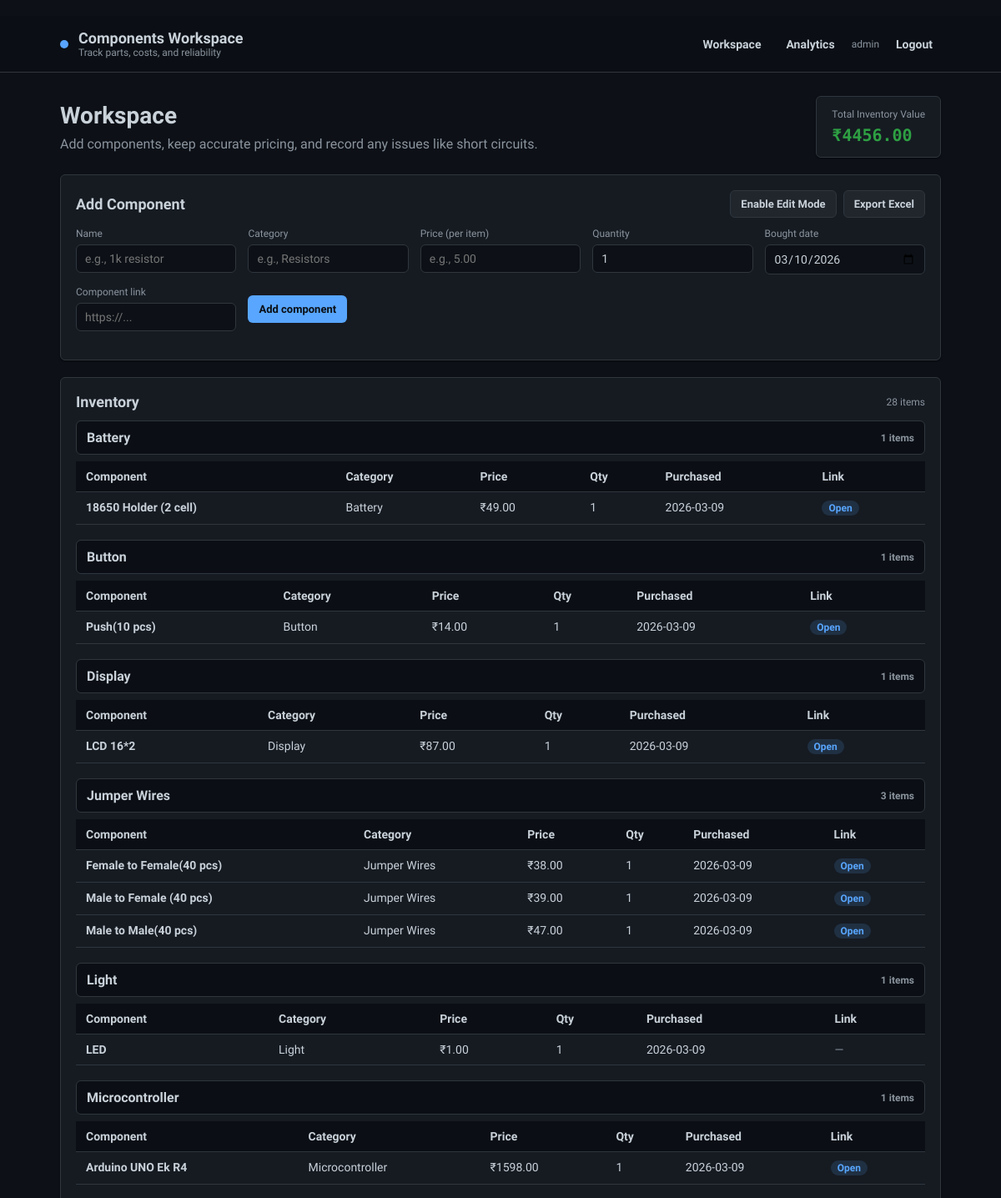
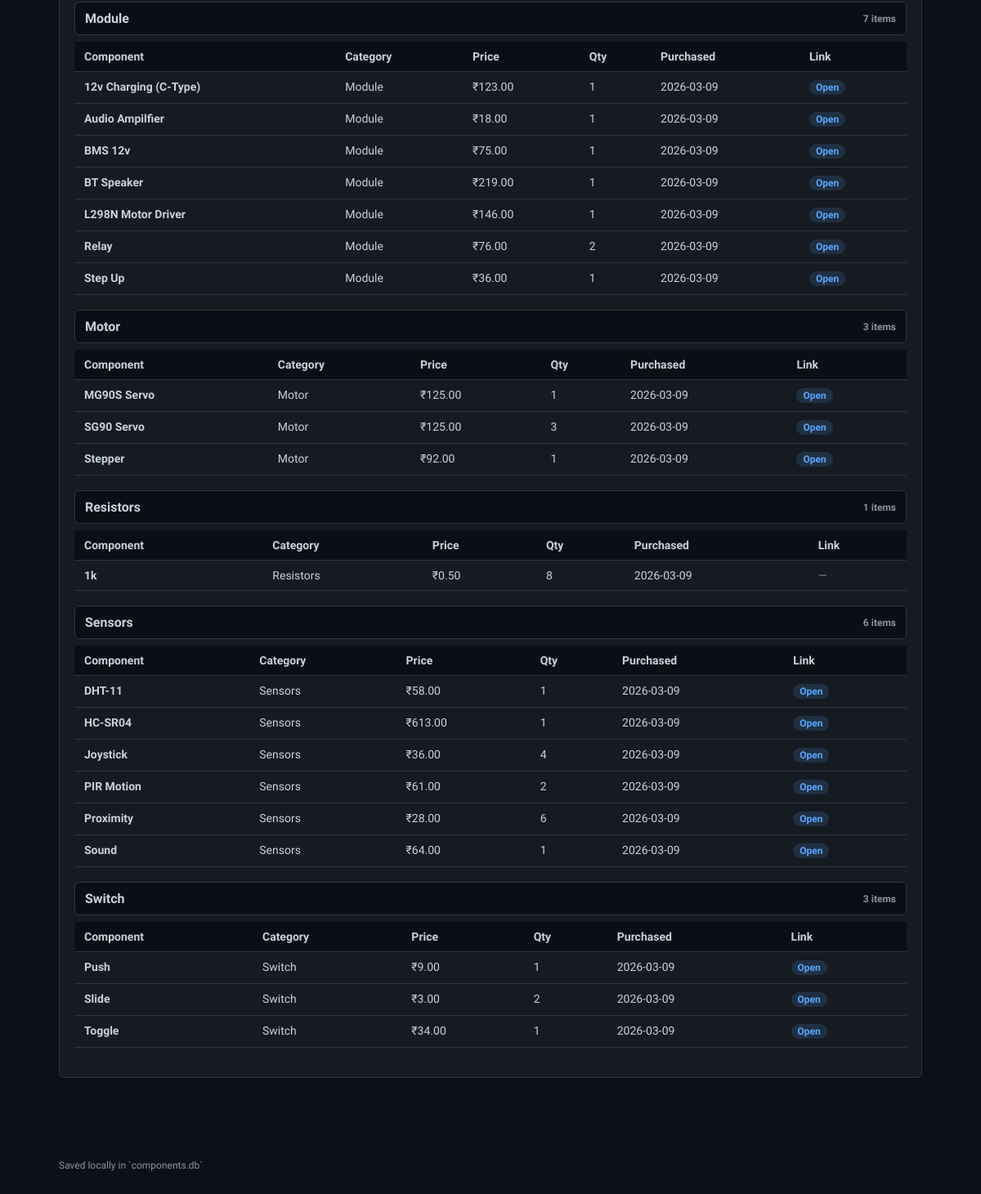
The page / (signed in) on the database its author committed (2 pictures, top to bottom).
### tables this page shows
CREATE TABLE components (
                id INTEGER PRIMARY KEY AUTOINCREMENT,
                name TEXT NOT NULL,
                category TEXT,
                price REAL NOT NULL,
                quantity INTEGER NOT NULL DEFAULT 1,
                bought_date TEXT NOT NULL,
                created_at TEXT NOT NULL,
                updated_at TEXT NOT NULL
            , link TEXT);

### app.py (the view)
@app.route("/")
def index():
    guard = require_login_guard()
    if guard:
        return guard
    with get_db() as conn:
        components = conn.execute(
            """
            SELECT * FROM components
            ORDER BY COALESCE(category, ''), name, bought_date DESC
            """
        ).fetchall()
        categories = conn.execute(
            """
            SELECT DISTINCT category
            FROM components
            WHERE category IS NOT NULL AND TRIM(category) != ''
            ORDER BY category
            """
        ).fetchall()
    total_price = sum(row["price"] * row["quantity"] for row in components)
    today = date.today().isoformat()
    grouped = OrderedDict()
    for row in components:
        key = row["category"] or "Uncategorized"
        grouped.setdefault(key, []).append(row)
    return render_template(
        "index.html",
        components=components,
        grouped_components=grouped,
        categories=[row["category"] for row in categories],
        total_price=total_price,
        today=today,
    )

### app.py (called while the page is built)
def get_db():
    conn = sqlite3.connect(DB_PATH)
    conn.row_factory = sqlite3.Row
    return conn

def ensure_column(conn, table_name: str, column_name: str, column_type: str) -> None:
    existing = conn.execute(f"PRAGMA table_info({table_name})").fetchall()
    if not any(row[1] == column_name for row in existing):
        conn.execute(f"ALTER TABLE {table_name} ADD COLUMN {column_name} {column_type}")

def require_login_guard():
    if REQUIRE_LOGIN and not session.get("user_id"):
        return redirect(url_for("login", next=request.path))
    return None

@app.before_request
def before_request():
    init_db()

@app.context_processor
def inject_flags():
    return {
        "ENABLE_SIGNUP": ENABLE_SIGNUP,
        "REQUIRE_LOGIN": REQUIRE_LOGIN,
        "current_user": session.get("username"),
    }

### templates/index.html (shortened to what this page needs)
﻿{% extends "base.html" %}
{% block content %}
<section class="hero">
  <div>
    <h1>Workspace</h1>
    <p class="muted">Add components, keep accurate pricing, and record any issues like short circuits.</p>
  </div>
  <div class="summary-card">
    <div class="summary-label">Total Inventory Value</div>
    <div class="summary-value">₹{{ '%.2f'|format(total_price) }}</div>
  </div>
</section>
<section class="panel">
  <div class="panel-head">
    <h2>Add Component</h2>
    <div class="panel-actions">
      <button id="toggle-edit" class="ghost">Enable Edit Mode</button>
      <a class="ghost" href="{{ url_for('export') }}">Export Excel</a>
    </div>
  </div>
  <form class="form-grid" action="{{ url_for('add_component') }}" method="post">
    <label>
      Name
      <input type="text" name="name" placeholder="e.g., 1k resistor" required />
    </label>
    <label>
      Category
      <input type="text" name="category" list="category-list" placeholder="e.g., Resistors" />
    </label>
    <label>
      Price (per item)
      <input type="number" step="0.01" min="0" name="price" placeholder="e.g., 5.00" required />
    </label>
    <label>
      Quantity
      <input type="number" min="1" name="quantity" value="1" required />
    </label>
    <label>
      Bought date
      <input type="date" name="bought_date" value="{{ today }}" />
    </label>
    <label>
      Component link
      <input type="url" name="link" placeholder="https://..." />
    </label>
    <div class="form-submit">
      <button type="submit">Add component</button>
    </div>
  </form>
</section>
<section class="panel">
  <div class="panel-head">
    <h2>Inventory</h2>
    <div class="panel-meta">{{ components|length }} items</div>
  </div>
  {% if components %}
  {% for category, items in grouped_components.items() %}
  <div class="category-block">
    <div class="category-title">
      <span>{{ category }}</span>
      <span class="category-count">{{ items|length }} items</span>
    </div>
    <div class="table-wrap">
      <table>
        <thead>
          <tr>
            <th>Component</th>
            <th>Category</th>
            <th>Price</th>
            <th>Qty</th>
            <th>Purchased</th>
            <th>Link</th>
          </tr>
        </thead>
        <tbody>
          {% for item in items %}
          <tr>
            <td>
              <div class="name">{{ item.name }}</div>
            </td>
            <td>{{ item.category or "Uncategorized" }}</td>
            <td>₹{{ '%.2f'|format(item.price) }}</td>
            <td>{{ item.quantity }}</td>
            <td>{{ item.bought_date }}</td>
            <td>
              {% if item.link %}
                <a class="link-chip" href="{{ item.link }}" target="_blank" rel="noopener">Open</a>
              {% else %}
                <span class="muted">—</span>
              {% endif %}
            </td>
          </tr>
          {% endfor %}
        </tbody>
      </table>
    </div>
  </div>
  {% endfor %}
  {% else %}
    <p class="muted">No components yet. Add your first part above.</p>
  {% endif %}
</section>
{% endblock %}

### templates/base.html (shortened to what this page needs)
﻿<!doctype html>
<html lang="en">
  <head>
    <link rel="stylesheet" href="{{ url_for('static', filename='styles.css') }}" />
  </head>
  <body>
    <header class="site-header">
      <div class="brand">
        <span class="brand-dot"></span>
        <div>
          <div class="brand-title">Components Workspace</div>
          <div class="brand-sub">Track parts, costs, and reliability</div>
        </div>
      </div>
      <nav class="nav">
        <a href="{{ url_for('index') }}">Workspace</a>
        <a href="{{ url_for('analytics') }}">Analytics</a>
        {% if current_user %}
          <span class="nav-user">{{ current_user }}</span>
          <a href="{{ url_for('logout') }}">Logout</a>
        {% else %}
          <a href="{{ url_for('login') }}">Login</a>
          {% if ENABLE_SIGNUP %}
            <a class="nav-cta" href="{{ url_for('register') }}">Create account</a>
          {% endif %}
        {% endif %}
      </nav>
    </header>
    <main class="content">
      {% block content %}{% endblock %}
    </main>
    <footer class="site-footer">
      <span>Saved locally in `components.db`</span>
    </footer>
  </body>
</html>

### static/styles.css (style rules this page uses)
:root { --bg: #0d1117; --panel: #161b22; --ink: #c9d1d9; --muted: #8b949e; --accent: #58a6ff; --accent-2: #2ea043; --border: #30363d; --danger: #f85149; --ok: #2ea043; --warn: #d29922; --shadow: 0 1px 2px rgba(1, 4, 9, 0.7); --radius: 6px; }
* { box-sizing: border-box; }
body { margin: 0; font-family: 'Source Sans 3', system-ui, sans-serif; color: var(--ink); background: var(--bg); min-height: 100vh; }
.glow, body::before { display: none; }
.site-header { position: sticky; top: 0; z-index: 10; display: flex; align-items: center; justify-content: space-between; padding: 16px 6vw; background: #0b0f15; border-bottom: 1px solid var(--border); }
.brand { display: flex; align-items: center; gap: 12px; }
.brand-dot { width: 10px; height: 10px; border-radius: 50%; background: var(--accent); }
.brand-title { font-size: 18px; font-weight: 700; }
.brand-sub { color: var(--muted); font-size: 12px; }
.nav { display: flex; align-items: center; gap: 10px; }
.nav a { text-decoration: none; color: var(--ink); font-weight: 600; font-size: 14px; padding: 6px 10px; border-radius: var(--radius); transition: background 0.2s ease, color 0.2s ease; }
.nav-user { font-size: 12px; color: var(--muted); }
.content { position: relative; z-index: 1; padding: 28px 6vw 64px; max-width: 1200px; margin: 0 auto; }
.hero { display: flex; align-items: center; justify-content: space-between; gap: 24px; margin-bottom: 20px; }
.hero h1 { margin: 0 0 8px; font-size: 28px; font-weight: 700; }
.muted { color: var(--muted); margin: 0; }
.summary-card { background: var(--panel); padding: 14px 18px; border-radius: var(--radius); box-shadow: var(--shadow); border: 1px solid var(--border); }
.summary-label { font-size: 12px; color: var(--muted); }
.summary-value { font-size: 20px; font-weight: 700; margin-top: 6px; font-family: 'Source Code Pro', monospace; color: var(--accent-2); }
.panel { background: var(--panel); border: 1px solid var(--border); border-radius: var(--radius); padding: 18px; margin-bottom: 20px; box-shadow: var(--shadow); }
.panel-head { display: flex; align-items: center; justify-content: space-between; margin-bottom: 12px; }
.panel-head h2 { margin: 0; font-size: 18px; font-weight: 600; }
.panel-meta { color: var(--muted); font-size: 12px; }
.panel-actions { display: flex; gap: 8px; }
.form-grid { display: grid; gap: 14px; grid-template-columns: repeat(auto-fit, minmax(180px, 1fr)); }
label { display: flex; flex-direction: column; gap: 6px; font-size: 12px; color: var(--muted); text-transform: none; letter-spacing: 0; }
input, select, textarea { padding: 8px 10px; border-radius: var(--radius); border: 1px solid var(--border); background: #0d1117; color: var(--ink); font-family: 'Source Sans 3', system-ui, sans-serif; font-size: 14px; transition: border 0.2s ease, box-shadow 0.2s ease; }
button, .button, .ghost, .danger { border: 1px solid transparent; border-radius: var(--radius); padding: 8px 12px; font-family: 'Source Sans 3', system-ui, sans-serif; font-size: 13px; font-weight: 600; cursor: pointer; transition: background 0.2s ease, box-shadow 0.2s ease; }
button { background: var(--accent); color: #0b0f15; }
.ghost { background: #21262d; border: 1px solid var(--border); color: var(--ink); text-decoration: none; display: inline-flex; align-items: center; justify-content: center; }
.form-submit { display: flex; align-items: center; gap: 10px; }
.table-wrap { overflow-x: auto; }
.category-block { margin-bottom: 18px; }
.category-title { display: flex; align-items: center; justify-content: space-between; padding: 10px 12px; margin-bottom: 8px; border: 1px solid var(--border); border-radius: var(--radius); background: #0b0f15; font-weight: 600; }
.category-count { font-size: 12px; color: var(--muted); }
table { width: 100%; border-collapse: collapse; font-size: 14px; min-width: 640px; }
thead { background: #0b0f15; }
th, td { padding: 10px 12px; border-bottom: 1px solid var(--border); text-align: left; vertical-align: top; }
.name { font-weight: 600; }
.link-chip { display: inline-flex; align-items: center; padding: 2px 8px; border-radius: 999px; background: rgba(88, 166, 255, 0.15); color: var(--accent); font-size: 12px; font-weight: 600; text-decoration: none; }
.site-footer { padding: 16px 6vw 32px; color: var(--muted); font-size: 12px; }

### rows shown on the page
components: category "Battery", items "1", name "18650 Holder (2 cell)", price "49.00", quantity "1", bought_date "2026-03-09"
components: category "Button", items "1", name "Push(10 pcs)", price "14.00", quantity "1", bought_date "2026-03-09"
components: category "Display", items "1", name "LCD 16*2", price "87.00", quantity "1", bought_date "2026-03-09"
components: category "Jumper Wires", items "3", name "Female to Female(40 pcs)", price "38.00", quantity "1", bought_date "2026-03-09"
components: name "Male to Female (40 pcs)", category "Jumper Wires", price "39.00", quantity "1", bought_date "2026-03-09"
components: name "Male to Male(40 pcs)", category "Jumper Wires", price "47.00", quantity "1", bought_date "2026-03-09"
components: category "Light", items "1", name "LED", price "1.00", quantity "1", bought_date "2026-03-09"
components: category "Microcontroller", items "1", name "Arduino UNO Ek R4", price "1598.00", quantity "1", bought_date "2026-03-09"
components: category "Module", items "7", name "12v Charging (C-Type)", price "123.00", quantity "1", bought_date "2026-03-09"
components: name "Audio Ampilfier", category "Module", price "18.00", quantity "1", bought_date "2026-03-09"
components: name "BMS 12v", category "Module", price "75.00", quantity "1", bought_date "2026-03-09"
components: name "BT Speaker", category "Module", price "219.00", quantity "1", bought_date "2026-03-09"
components: name "L298N Motor Driver", category "Module", price "146.00", quantity "1", bought_date "2026-03-09"
components: name "Relay", category "Module", price "76.00", quantity "2", bought_date "2026-03-09"
components: name "Step Up", category "Module", price "36.00", quantity "1", bought_date "2026-03-09"
components: category "Motor", items "3", name "MG90S Servo", price "125.00", quantity "1", bought_date "2026-03-09"
components: name "SG90 Servo", category "Motor", price "125.00", quantity "3", bought_date "2026-03-09"
components: name "Stepper", category "Motor", price "92.00", quantity "1", bought_date "2026-03-09"
components: category "Resistors", items "1", name "1k", price "0.50", quantity "8", bought_date "2026-03-09"
components: category "Sensors", items "6", name "DHT-11", price "58.00", quantity "1", bought_date "2026-03-09"
components: name "HC-SR04", category "Sensors", price "613.00", quantity "1", bought_date "2026-03-09"
components: name "Joystick", category "Sensors", price "36.00", quantity "4", bought_date "2026-03-09"
components: name "PIR Motion", category "Sensors", price "61.00", quantity "2", bought_date "2026-03-09"
components: name "Proximity", category "Sensors", price "28.00", quantity "6", bought_date "2026-03-09"
components: name "Sound", category "Sensors", price "64.00", quantity "1", bought_date "2026-03-09"
components: category "Switch", items "3", name "Push", price "9.00", quantity "1", bought_date "2026-03-09"
components: name "Slide", category "Switch", price "3.00", quantity "2", bought_date "2026-03-09"
components: name "Toggle", category "Switch", price "34.00", quantity "1", bought_date "2026-03-09"

### other values the page prints
{{ current_user }} "admin"
{{ '%.2f'|format(total_price) }} "4456.00"
{{ components|length }} "28"
